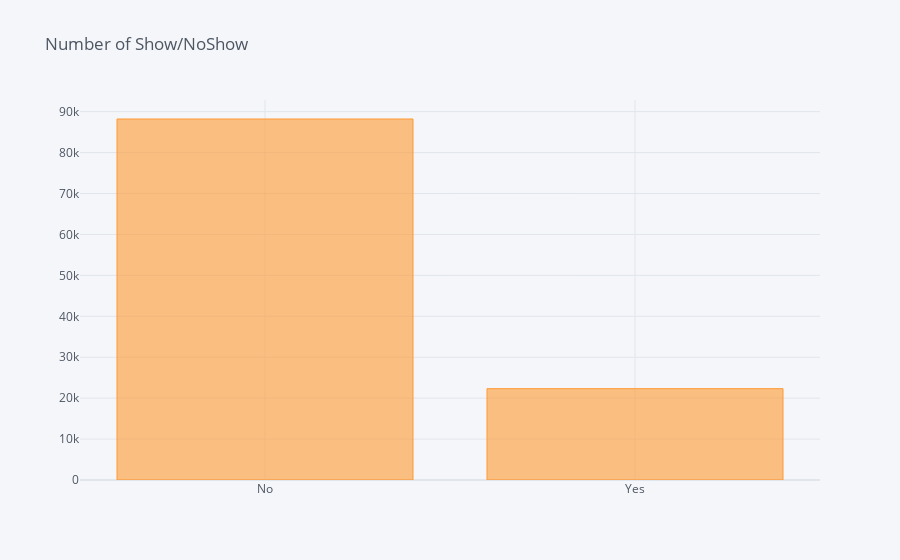

Notebook code for this chart:
### Code cell
series = data['NoShow'].value_counts()

series.iplot(kind='bar', title='Number of Show/NoShow', filename='cufflinks/categorical-bar-chart')

### Figure 1 — Plotly figure (JSON) as saved in the notebook; plotly's stock layout.template omitted (floating-point values rounded to 4 significant figures)
{"data": [{"marker": {"color": "rgba(255, 153, 51, 0.6)", "line": {"color": "rgba(255, 153, 51, 1.0)", "width": 1}}, "name": "NoShow", "orientation": "v", "text": "", "type": "bar", "x": ["No", "Yes"], "y": [88208, 22314]}], "layout": {"legend": {"bgcolor": "#F5F6F9", "font": {"color": "#4D5663"}}, "paper_bgcolor": "#F5F6F9", "plot_bgcolor": "#F5F6F9", "title": {"font": {"color": "#4D5663"}, "text": "Number of Show/NoShow"}, "xaxis": {"gridcolor": "#E1E5ED", "showgrid": true, "tickfont": {"color": "#4D5663"}, "title": {"font": {"color": "#4D5663"}, "text": ""}, "zerolinecolor": "#E1E5ED"}, "yaxis": {"gridcolor": "#E1E5ED", "showgrid": true, "tickfont": {"color": "#4D5663"}, "title": {"font": {"color": "#4D5663"}, "text": ""}, "zerolinecolor": "#E1E5ED"}}}
